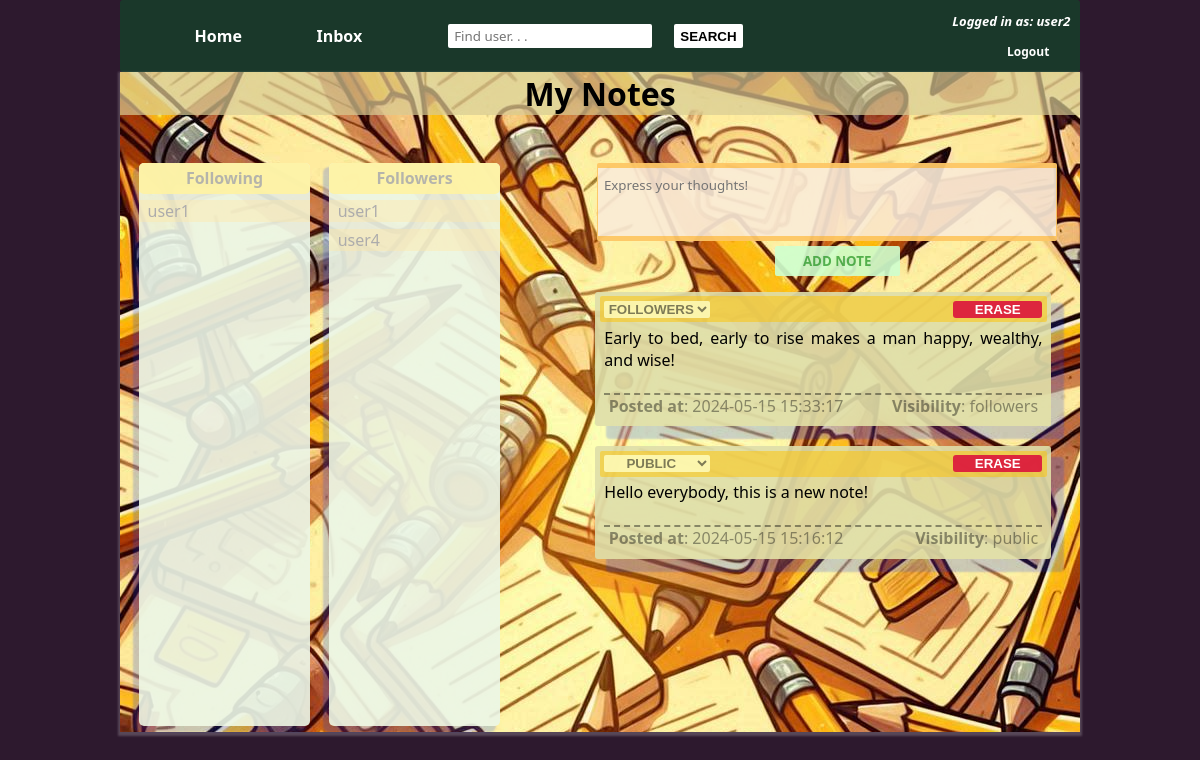
The app's page / (signed in) with its own data.
### website/models.py (models this page shows, shortened)
class User(db.Model, UserMixin):
    __tablename__ = 'user'
    user_id = db.Column(db.Integer, primary_key=True)
    user_email = db.Column(db.String(150), unique=True) #no user can have the same email as another user
    user_password = db.Column(db.String(150))
    user_username = db.Column(db.String(150), unique=True)
    user_notes = db.relationship('Note')
    user_messages = db.relationship('Message')
    user_isHidden = db.Column(db.Boolean, default=True) #(added) True: does not appear on search results
    user_isAuthenticated = db.Column(db.Boolean, default=False)
    user_following = db.relationship('Following')

class Note(db.Model):
    __tablename__ = 'note'
    note_id = db.Column(db.Integer, primary_key=True)
    note_text = db.Column(db.String(10000)) # the contents of the note
    note_date = db.Column(db.DateTime(timezone=True), default=func.now()) # the date the note was posted
    note_user_id = db.Column(db.Integer, db.ForeignKey('user.user_id')) # id of the user who has posted the note
    note_visibility = db.Column(db.Integer, default=0) # (added) 0: private; 1: shared with friends only; 2: public

### website/views.py (the view, shortened to what this page needs)
@views.route('/', methods=['GET', 'POST'])
@login_required
def home():
    following = db.session.query(User, Following).filter(Following.user_id2==User.user_id).filter(Following.user_id==current_user.user_id).all()
    followers = db.session.query(User, Following).filter(Following.user_id==User.user_id).filter(Following.user_id2==current_user.user_id).all()
    following = [i[0].user_username for i in following]
    followers = [i[0].user_username for i in followers]
    return render_template("home.html", user=current_user, following=following, followers=followers)

### website/__init__.py (called while the page is built)
def create_app():
    app = Flask(__name__)
    app.config['SECRET_KEY'] = 'random_STRinG' #secret key for encryption
    app.config['SQLALCHEMY_DATABASE_URI'] = f'sqlite:///{DB_NAME}'
    db.init_app(app)
    from .views import views
    from .auth import auth
    app.register_blueprint(views, url_prefix='/')
    app.register_blueprint(auth, url_prefix='/')
    from .models import User, Note
    create_database(app)
    login_manager = LoginManager()
    login_manager.login_view = 'auth.login'
    login_manager.init_app(app)
    @login_manager.user_loader
    def load_user(id):
        return User.query.get(int(id))
    return app

### website/templates/home.html (shortened to what this page needs)
{% extends "base.html" %} {% block title %}Home{% endblock %}
{% block content%}
<head>
    <link rel="stylesheet" type="text/css" href="../static/styles/home.css"/>
</head>
<h1 align="center" id="title-h1">My Notes</h1>
<div id="page-content-div">
    <div id="follow-lists-div">
        <div id="following-list-div">
            <p id="following-p"><b>Following</b></p>
            <ul id="user-followers-list">
                {% for followed_person in following %}
                <li class="user-followers-username-list">
                    <a href="/others/{{followed_person}}" style="text-decoration:none;"><p id="following-username-p"> {{followed_person}}</p></a>
                </li>
                {% endfor %}
            </ul>
        </div>
        <div id="followers-list-div">
            <p id="followers-p"> <b>Followers</b> </p>
            <ul id="user-following-list">
                {% for follower in followers %}
                <li class="user-followers-username-list">
                    <a href="/others/{{follower}}" style="text-decoration:none"><p id="follower-username-p" > {{follower}}
                    </p></a>
                </li>
                {% endfor %}
            </ul>
        </div>
    </div>
    <div id="user-content-side-div">
        <form id="add-note-form" method="POST">
            <textarea name="note" id="add-note-textarea" placeholder="Express your thoughts!"></textarea>
            <div align="center">
                <button type="submit" id="add-note-button">ADD NOTE</button>
            </div>
        </form>
        <ul id="group-list">
            {% for note in user.user_notes %}
            <li id="group-item-list">
                <div id="a-note-div">
                    <div id="note-commands-group-div">
                        <div style="display:flex; margin:0 0 0 1%">
                            <select name="status" class="status-select" id="{{note.note_id}}" onchange="var select = document.getElementById('{{note.note_id}}');
                            var value = select.options[select.selectedIndex].value - 1; updateStatus(value, '{{note.note_id}}')">
                                {% if note.note_visibility==0 %}
                                <option value=1 selected>Private</option>
                                <option value=2>Followers</option>
                                <option value=3>Public</option>
                                {% elif note.note_visibility==1 %}
                                <option value=2 selected>Followers</option>
                                {% else %}
                                <option value=3 selected>Public</option>
                                {% endif %}
                            </select>
                        </div>
                        <button type="button" id="delete-button" onClick="deleteNote('{{ note.note_id }}')">
                            ERASE
                        </button>
                    </div>
                    <div id="note-text-div">
                        <p id="note-text-p"> {{ note.note_text }} </p>
                        <div id='note-info-div'>
                            <p id='posted-at-p'> <b>Posted at</b>: {{note.note_date }}</p>
                            <p id='visibility-p'> <b>Visibility</b>: {{['private','followers','public'].pop(note.note_visibility) }} </p>
                        </div>
                    </div>
                </div>
            </li>
            {% endfor %}
        </ul>
    </div>
</div>
{% endblock %}

### website/templates/base.html (shortened to what this page needs)
<!DOCTYPE html>
<html style="height:100%;">
    <head>
       <link rel="stylesheet" href="{{ url_for('static',filename='styles/base.css') }}" type="text/css" />
    </head>
    <body style="background-color:rgba(23, 1, 24, 0.9); margin:0; padding:0; height:auto; min-height:550px;">
        {% if user.user_isAuthenticated %}
        <div id="nav-bar-div" >
            <div id="nav-start-div">
                <a id="home-link" href="/" >Home</a>
                <a id="inbox-link" href="/inbox">Inbox</a>
            </div>
            <div id="nav-middle-div" >
                <input id="search-users" placeholder="Find user. . ." />
                <button id="search-users-button" onClick="var userinput = document.getElementById('search-users').value;
                searchUser(userinput);" >SEARCH</button>
            </div>
            <div id="nav-end-div" >
                <p id="logged-in-p"><i>Logged in as: {{user.user_username}}</i></p>
                <a id="logout-link" href="/logout">Logout</a>
            </div>
        </div>
        {% endif %}
        <div class="container">
            {% block content%}
            {% endblock %}
        </div>
    </body>
</html>

### website/static/styles/base.css (style rules this page uses)
body { font-family:'Segoe UI', Tahoma, Geneva, Verdana, sans-serif; height:auto; }
#nav-bar-div { display: flex; flex-direction: row; font-family: 'Segoe UI', Tahoma, Geneva, Verdana, sans-serif; font-weight: bold; background-color: rgba(9, 88, 39, 0.5); margin:0 10% 0 10%; padding:1% 0 1% 0; border-radius: 3px; }
#nav-start-div { flex: 1; display: flex; flex-direction: row; justify-content: space-evenly; align-items: center; }
#nav-middle-div { flex:1; display: flex; flex-direction:row; justify-content:center; }
#search-users { height:50%; border: none; border-radius:2px; padding: 0 0 0 2%; font-family:'Segoe UI', Tahoma, Geneva, Verdana, sans-serif; margin:auto; }
#search-users-button { height:50%; margin:auto; border:none; background-color: rgb(255, 255, 255); font-weight: bold; border-radius: 2px; }
#nav-end-div { flex: 1; display: flex; justify-content: flex-end; padding-right: 1%; width:35%; flex-direction:column; }
#logged-in-p { color:white; font-size: 13px; margin-top: 0; text-align:right; }
#logout-link { display: block; text-decoration: none; color: white; font-size:12px; margin:0 5% 0 80%; padding:0; }
#home-link, #inbox-link { display: block; text-decoration-line: none; color: white; }

### records on screen
User: user_username "user2"
User: user_username "user1"
User: user_username "user4"
Note: status "Public", note_text "Hello everybody, this is a new note!", note_date "2024-05-15 15:16:12", note_visibility "public"
Note: status "Followers", note_text "Early to bed, early to rise makes a man happy, wealthy, and wise!", note_date "2024-05-15 15:33:17", note_visibility "followers"
